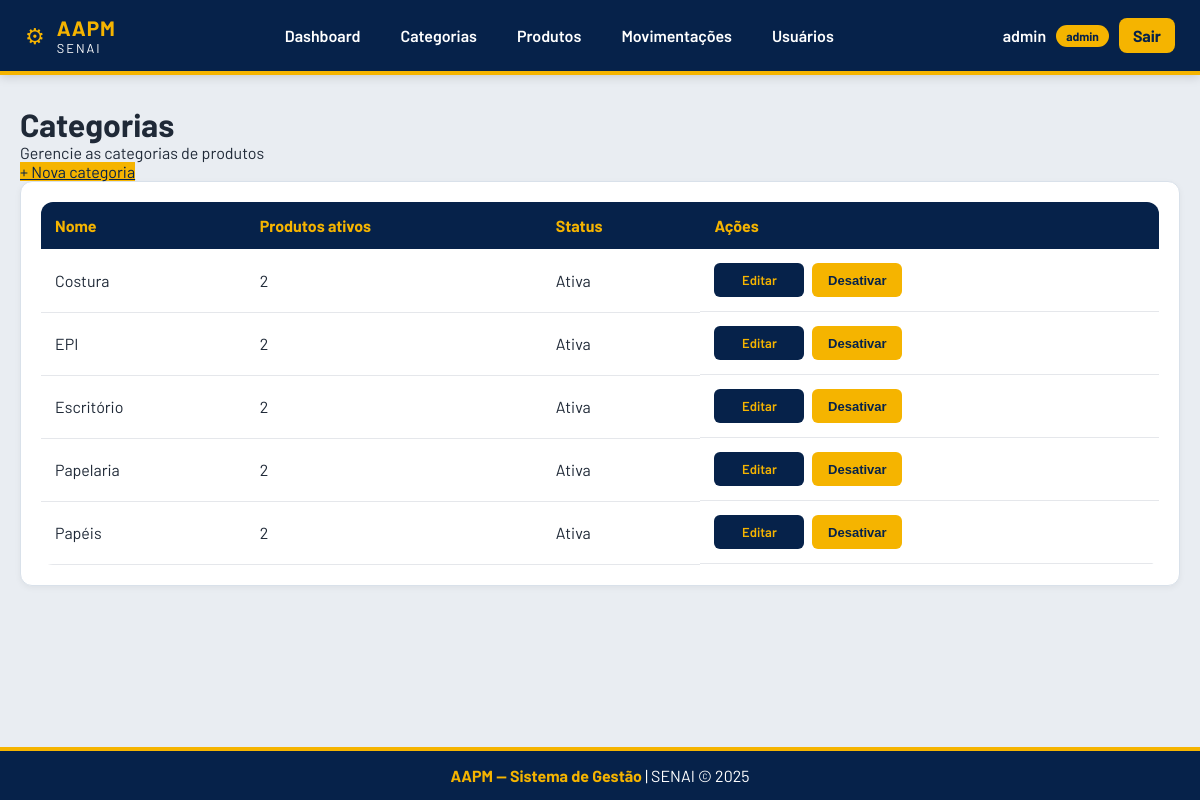
The page /categorias/ (signed in) on the database its author committed.
### app/models/categoria.py (models this page shows)
class Categoria(Base):
    __tablename__ = "categorias"
    id = Column(Integer, primary_key=True,autoincrement=True, index=True)
    nome = Column(String(100), nullable=False, unique=True)
    ativo = Column(Boolean, default=True)
    produtos = relationship("Produto", back_populates="categoria", lazy="select")

### app/controllers/categoria_controller.py (the view)
@router.get("/")
def listar_categorias(
    request: Request,
    db: Session = Depends(get_db),
    admin = Depends(get_admin)
):
    categorias = db.query(Categoria).order_by(Categoria.nome).all()
    return templates.TemplateResponse(
        request,
        "categorias/index.html",
        {
            "request":    request,
            "usuario":    admin,
            "categorias": categorias,
        }
    )

### app/templates/categorias/index.html (shortened to what this page needs)
{% extends "base.html" %}
{% block conteudo %}
<div class="page-header">
  <div>
    <h1 class="page-title">Categorias</h1>
    <p class="page-subtitle">Gerencie as categorias de produtos</p>
  </div>
  <a href="/categorias/nova" class="btn-primary">+ Nova categoria</a>
</div>
<div class="card">
  <div class="table-wrapper">
    <table class="table">
      <thead>
        <tr>
          <th>Nome</th>
          <th>Produtos ativos</th>
          <th>Status</th>
          <th>Ações</th>
        </tr>
      </thead>
      <tbody>
        {% for c in categorias %}
        <tr>
          <td>{{ c.nome }}</td>
          <td>{{ c.produtos | selectattr('ativo') | list | length }}</td>
          <td>
            <span class="status-badge status-badge--{{ 'ativo' if c.ativo else 'inativo' }}">
              {{ "Ativa" if c.ativo else "Inativa" }}
            </span>
          </td>
          <td class="td-actions">
            <a href="/categorias/{{ c.id }}/editar" class="btn-table">Editar</a>
            <form action="/categorias/{{ c.id }}/toggle-ativo" method="post" style="display:inline;">
              <button type="submit" class="btn-table btn-table--warn">
                {{ "Desativar" if c.ativo else "Ativar" }}
              </button>
            </form>
          </td>
        </tr>
        {% endfor %}
      </tbody>
    </table>
  </div>
</div>
{% endblock %}

### app/templates/base.html (shortened to what this page needs)
<!DOCTYPE html>
<html lang="pt-br">
<head>
  <link rel="stylesheet" href="/static/css/base.css">
  <link rel="stylesheet" href="/static/css/auth.css">
  <link rel="stylesheet" href="/static/css/index-inicial.css">
  <link rel="stylesheet" href="/static/css/index-categorias.css">
</head>
<body>
  <header class="header">
    <div class="header-inner">
      <div class="logo-area">
        <div class="logo-icon">⚙</div>
        <div class="logo-text">
          <span class="logo-aapm">AAPM</span>
          <span class="logo-senai">SENAI</span>
        </div>
      </div>
      {% if usuario %}
      <nav class="nav">
        <a href="/dashboard"  class="nav-link">Dashboard</a>
        <a href="/categorias" class="nav-link">Categorias</a>
        <a href="/produtos"   class="nav-link">Produtos</a>
        <a href="/movimentacoes" class="nav-link">Movimentações</a>
        {% if usuario.role == 'admin' %}
          <a href="/usuarios" class="nav-link">Usuários</a>
        {% endif %}
      </nav>
      <div class="header-user">
        <span class="header-user__name">{{ usuario.nome }}</span>
        <span class="role-badge role-badge--{{ usuario.role|lower }}">{{ usuario.role }}</span>
        <a href="/auth/logout" class="btn-logout">Sair</a>
      </div>
      {% endif %}
    </div>
  </header>
  <main class="main-content">
    {% block conteudo %}{% endblock %}
  </main>
  <footer class="footer">
    <div class="footer-inner">
      <span class="footer-brand">AAPM &mdash; Sistema de Gestão</span>
      <span class="footer-sep">|</span>
      <span class="footer-info">SENAI &copy; 2025</span>
    </div>
  </footer>
</body>
</html>

### app/static/css/base.css (style rules this page uses)
* { margin:0; padding:0; box-sizing:border-box; }
body { font-family:'Barlow', sans-serif; background:#e9edf2; color:#1f2937; min-height:100vh; display:flex; flex-direction:column; }
.header { background:#06224a; border-bottom:4px solid #f5b400; box-shadow:0 2px 10px rgba(0,0,0,.15); }
.header-inner { max-width:1200px; margin:auto; padding:15px 25px; display:flex; align-items:center; justify-content:space-between; }
.logo-area { display:flex; align-items:center; gap:12px; }
.logo-icon { color:#f5b400; font-size:22px; }
.logo-text { display:flex; flex-direction:column; }
.logo-aapm { color:#f5b400; font-weight:700; font-size:1.3rem; letter-spacing:1px; }
.logo-senai { color:#fff; font-size:.8rem; letter-spacing:2px; }
.nav { display:flex; gap:12px; }
.nav-link { text-decoration:none; color:white; font-weight:600; padding:8px 14px; border-radius:8px; transition:.3s; }
.header-user { display:flex; align-items:center; gap:10px; }
.header-user__name { color:white; font-weight:600; }
.role-badge { padding:4px 10px; border-radius:20px; font-size:.75rem; font-weight:700; }
.role-badge--admin { background:#f5b400; color:#06224a; }
.btn-logout { text-decoration:none; background:#f5b400; color:#06224a; padding:8px 14px; border-radius:8px; font-weight:700; transition:.3s; }
.main-content { width:100%; max-width:1200px; margin:30px auto; padding:0 20px; flex:1; }
.card { background:white; border-radius:12px; padding:20px; border:1px solid #d9e1ea; box-shadow:0 2px 6px rgba(0,0,0,.05); }
table { width:100%; border-collapse:collapse; background:white; border-radius:12px; overflow:hidden; }
thead { background:#06224a; color:#f5b400; }
th { padding:14px; text-align:left; }
td { padding:14px; border-bottom:1px solid #e5e7eb; }
.btn-primary { background:#f5b400; color:#06224a; }
form { background:white; padding:25px; border-radius:12px; box-shadow:0 2px 8px rgba(0,0,0,.05); }
.footer { background:#06224a; border-top:4px solid #f5b400; }
.footer-inner { max-width:1200px; margin:auto; padding:15px; text-align:center; color:white; }
.footer-brand { color:#f5b400; font-weight:700; }

### app/static/css/index-categorias.css (style rules this page uses)
.td-actions { display: flex; align-items: center; gap: 8px; white-space: nowrap; }
.td-actions form { margin: 0 !important; padding: 0 !important; background: transparent !important; box-shadow: none !important; border: none !important; display: inline-flex !important; }
.btn-table { display: inline-flex; align-items: center; justify-content: center; min-width: 90px; height: 34px; padding: 0 14px; border: 1px solid transparent; border-radius: 6px; background: #06224a; color: #f5b400 !important; text-decoration: none; font-size: 13px; font-weight: 600; cursor: pointer; transition: background-color 0.2s ease, transform 0.1s ease; }
.btn-table--warn { background: #f5b400 !important; color: #06224a !important; border: 1px solid rgba(245, 180, 0, 0.4) !important; }

### rows shown on the page
Categoria: nome "Costura", produtos|selectattr "2", ativo "Ativa", ativo "Desativar"
Categoria: nome "EPI", produtos|selectattr "2", ativo "Ativa", ativo "Desativar"
Categoria: nome "Escritório", produtos|selectattr "2", ativo "Ativa", ativo "Desativar"
Categoria: nome "Papelaria", produtos|selectattr "2", ativo "Ativa", ativo "Desativar"
Categoria: nome "Papéis", produtos|selectattr "2", ativo "Ativa", ativo "Desativar"

### other values the page prints
{{ usuario.nome }} "admin"
{{ usuario.role }} "admin"
